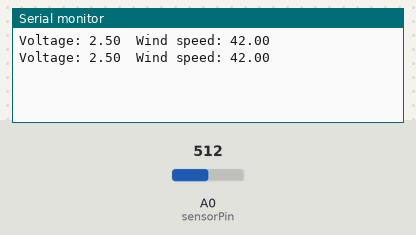
This sketch was run on a simulated Arduino Nano, built with avr-gcc and run on an emulated ATmega328P. On the bench: the last lines printed to the serial monitor. The inputs (shaded band) are chosen by the test bench; at power-on: A0 (sensorPin) = 512.

Above: at 1.8 s.
1.9 s: A0 (sensorPin) set to 716
At 2.8 s:
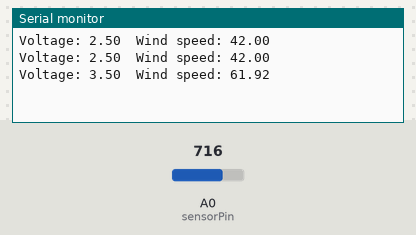
3.4 s: A0 (sensorPin) set to 900
At 4.8 s:
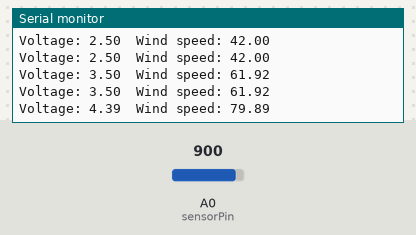
Timing chart, 0 to 6.4 s (numbered marks = the images above; inputs shaded):
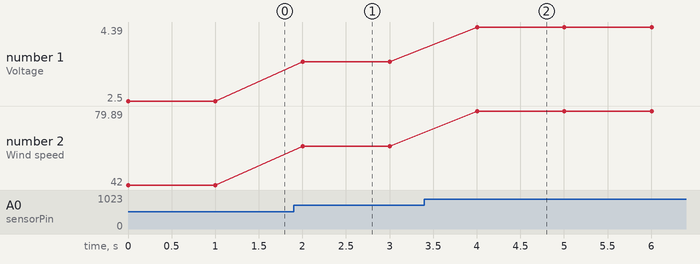

Measured:
- after the input at 1.9 s, the serial monitor: prints a new line after 0.10 s (image 1)
- after the input at 3.4 s, the serial monitor: prints a new line after 0.60 s (image 2)
- plotted number 1: 2.5 → 3.5 after the input at 1.9 s, 3.5 → 4.39 after the input at 3.4 s
- plotted number 2: 42 → 61.92 after the input at 1.9 s, 61.92 → 79.89 after the input at 3.4 s

The sketch:

analog_anemometer.ino
```cpp
// Reads analog voltage from the anemometer on A0, converts it to wind speed using calibrated min/max voltages, and prints voltage and wind speed to the Serial Monitor every second.
//
// Full tutorial: https://shillehtek.com/blogs/news/arduino-anemometer-measure-wind-speed
// Parts used: https://shillehtek.com/products/anemometer-wind-speed-0-5v-analog-output
//             https://shillehtek.com/products/arduino-nano-v3-presoldered-ch340g-atmega328p
//             https://shillehtek.com/products/shillehtek-120pcs-multicolored-dupont-wire
// More examples: https://github.com/shillehbean/shillehtek-examples
//

int sensorPin = A0;
int sensorValue = 0;
float sensorVoltage = 0;
float windSpeed = 0;

float voltageConversionConstant = .004882814; // 5V / 1024 steps
int sensorDelay = 1000;

float voltageMin = .4;      // sensor voltage at zero wind
float windSpeedMin = 0;
float voltageMax = 2.0;     // sensor voltage at max rated wind
float windSpeedMax = 32;    // max rated wind speed

void setup() {
  Serial.begin(9600);
}

void loop() {
  sensorValue = analogRead(sensorPin);
  sensorVoltage = sensorValue * voltageConversionConstant;

  if (sensorVoltage <= voltageMin) {
    windSpeed = 0;
  } else {
    windSpeed = (sensorVoltage - voltageMin) * windSpeedMax / (voltageMax - voltageMin);
  }

  Serial.print("Voltage: ");
  Serial.print(sensorVoltage);
  Serial.print("\t");
  Serial.print("Wind speed: ");
  Serial.println(windSpeed);
  delay(sensorDelay);
}
```
